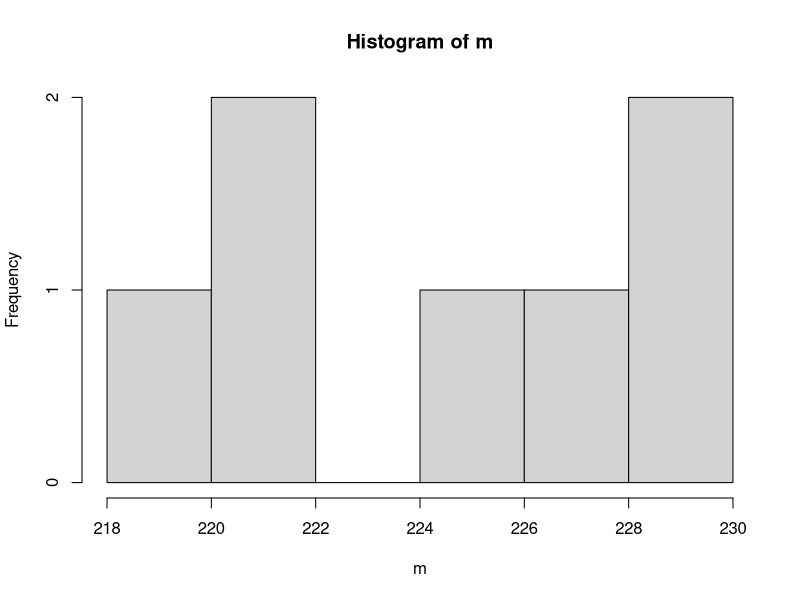
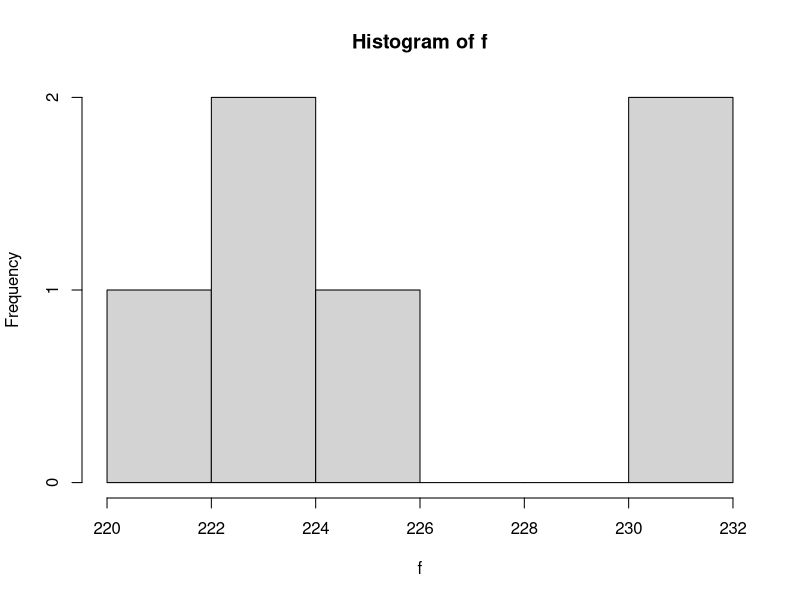

The R source for these figures, in order:
# Assignment 2, Insu Kim


# Question 1 -(a)
score = c(90, 95, 89, 71, 73, 96, 87, 95, 107, 89, 96, 80, 97, 95, 102, 97, 93, 101, 82, 83, 74, 91, 83, 98, 95, 111, 99, 120, 93, 84)
# taking out samples from original score sets
s_score <- sample(score, 10, replace = FALSE, prob = NULL)
# sample mean of 10 sample scores
mean(s_score)
# answer : 87.7


# Question 1 -(b)

# answer : Not exactly same with the population parameter because of sampling.


# Question 1 -(c)
se <- sd(score)/sqrt(length(score))
se
# answer : 1.976529

# Question 1 -(d)
# answer : The standard error measures the variability of a population parameter: the spread of the sampling distribution of the sample mean.

# Question 1 -(e)
library(MASS)
e=qt(.95,df=length(score)-1)*se
e
xbar=mean(score)
xbar + c(-e, e)
#answer : 88.84163 95.55837

# Question 1 -(f)
# answer : The confidence interval is the range of value that you can be 95% certain contains the true mean of the population

# Question 2

m <- c(220.1, 218.6,	229.6, 228.8, 222.0, 224.1, 226.5)
f <-c(223.4, 221.5, 230.2, 224.3, 223.8, 230.8)
hist(m)
hist(f)

mean.m <- mean(m)
mean.f <- mean(f)

se.m <- sd(m)/sqrt(length(m))
se.f <- sd(f)/sqrt(length(f))

e.m <-qt(.95, df=length(m)-1)*se.m
e.f <-qt(.95, df=length(f)-1)*se.f

mbar <- mean(m)
CI.m <- mbar + c(-e.m, e.m)
CI.m
fbar <- mean(f)
CI.f <- fbar + c(-e.f, e.f)
CI.f

t.test(m, f, alternative="two.sided")

# answer : We cannot reject the null hypothesis because the p-value is 0.5405


# Question 3 -(a)
# answer : False, p-value is nothing about size of the effect

# Question 3 -(b)
# answer : True

# Question 3 -(c)
# answer : False, typeI error is determined by alpha.

# Question 3 -(d)
# answer : False, typeII error is determined by the effect size.

# Question 3 -(e)
# answer : True


# Question 4
a <- c(248, 236, 269, 254, 249, 251, 260, 245, 239, 255)
b <- c(380, 391, 377, 392, 398, 374)
a2 <- 1.5*a

t.test(a2, b)
# answer : We cannot reject the null hypothesis because the p-value is 0.1471


# Question 5
# answer : Standard deviation says how much the values vary from one another. Standard error of a mean says how precisely you know the true mean of the population.
